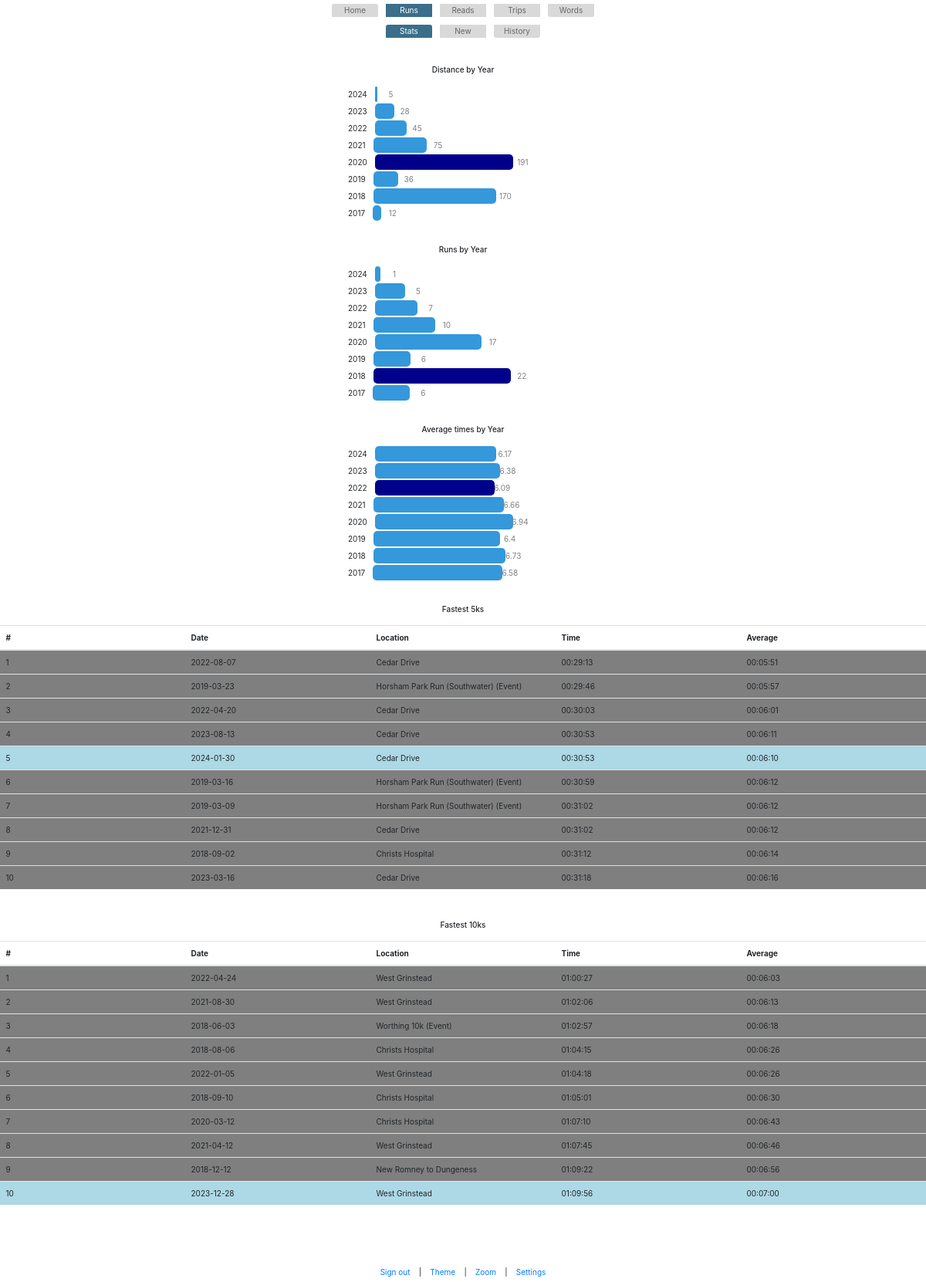
Page /runs/stats (signed in) on the committed database.
### app.py (models this page shows)
class Runs(db.Model):
    id = db.Column(db.Integer, primary_key=True)
    date = db.Column(db.String(20))
    time = db.Column(db.String(20))
    distance = db.Column(db.Integer)
    location = db.Column(db.String(50))
    date_added = db.Column(db.String(20))
    average_time_per_km = db.Column(db.String(50))

### app.py (the view)
@app.route('/runs/stats', methods=['GET', 'POST'])
@login_required
def runs_stats():
    runs = Runs.query.all()
    years_array = [run.date.split('-')[0] for run in runs]
    years_of_runs = f.group_and_rank(years_array,"FALSE", 1000)
    ave_array = [run.average_time_per_km for run in runs]
    ave_times_per_year = f.group_with_agg(years_array, ave_array, 100, "ave", "time", "lowest")
    distance_array = [run.distance for run in runs]
    total_distance_per_year_data = f.group_with_agg(years_array, distance_array, 100, "sum", "whole")
    list_5k = [run for run in runs if run.distance == 5]
    sorted_list_5k = sorted(list_5k, key=lambda x: x.time)[:10]
    latest = max(sorted_list_5k, key=lambda x: x.date)
    for run in sorted_list_5k:
        if run.date == latest.date:
            run.is_latest = "bar_Low"
        else:
            run.is_latest = "bar_None"
    list_10k = [run for run in runs if run.distance == 10]
    sorted_list_10k = sorted(list_10k, key=lambda x: x.time)[:10]
    latest = max(sorted_list_10k, key=lambda x: x.date)
    for run in sorted_list_10k:
        if run.date == latest.date:
            run.is_latest = "bar_Low"
        else:
            run.is_latest = "bar_None"
    return render_template('runs_stats.html',total_distance_per_year_data=total_distance_per_year_data,years_of_runs=years_of_runs,ave_times_per_year=ave_times_per_year,sorted_list_5k=sorted_list_5k,sorted_list_10k=sorted_list_10k)

### app.py (called while the page is built)
@login_manager.user_loader
def load_user(user_id):
    return User.query.get(int(user_id))

@app.before_request
def before_request():
    if not current_user.is_authenticated and request.endpoint not in ['login', 'static']:
        return redirect(url_for('login'))

### functions.py (called while the page is built)
def group_and_rank(categories, sort_by_count, top_number, highlight="highest"):
    category_counts = {}
    for category in categories:
        if category in category_counts:
            category_counts[category] += 1
        else:
            category_counts[category] = 1
    if sort_by_count == "TRUE":
        aggregated_array = sorted(list(category_counts.items()), key=lambda item: item[1], reverse=True)[:top_number]
    elif sort_by_count == "FALSE":
        aggregated_array = list(category_counts.items())
        aggregated_array = sorted(aggregated_array, key=lambda item: item[0], reverse=True)[:top_number]
    ranked_array = create_weights(aggregated_array, highlight)
    return ranked_array

def convert_time_to_float(time):
    total_seconds = time.total_seconds()
    total_minutes = total_seconds / 60
    return round(total_minutes, 2)  # rounding to 2 decimal places

def create_weights(data, highlight):
    max_val = max(val[1] for val in data)
    min_val = min(val[1] for val in data)
    weighted_data = []
    category = ""
    scale = 0.6
    for row in data:
        proportion = int((row[1]/max_val)*100)*scale
        if proportion == 100*scale:
            if highlight == "highest":
                category = "bar_High"
            else:
                category = "bar_Med"
        elif row[1] == min_val:
            if highlight == "lowest":
                category = "bar_High"
            else:
                category = "bar_Med"
        else:
             category = "bar_Med"
        weighted_row = [row[0], row[1], proportion, category]  # Include both original and proportion
        weighted_data.append(weighted_row)
    return weighted_data

### templates/runs_stats.html (shortened to what this page needs)
{% extends 'base.html' %}
{% block content %}
{% include 'base_runs.html' %}
<br/><br/>
    <h6 class="center">Distance by Year</h6>
    <br/>
    <div class="chart center">
        {% for year_values in total_distance_per_year_data %}
            <div class="bar-container">
                <div class="small-label">{{year_values[0]}}</div>
                <div class="bar {{year_values[3]}}" style="width: {{year_values[2]}}%">
                    <div class="value">{{year_values[1]}}</div>
                </div>
            </div>
        {% endfor %}
    </div>
    <br/><br/>
    <h6 class="center">Runs by Year</h6>
    <br/>
    <div class="chart center">
        {% for year_runs in years_of_runs %}
            <div class="bar-container">
                <div class="small-label">{{year_runs[0]}}</div>
                <div class="bar {{year_runs[3]}}" style="width: {{year_runs[2]}}%">
                    <div class="value">{{year_runs[1]}}</div>
                </div>
            </div>
        {% endfor %}
    </div>
    <br/><br/>
    <h6 class="center">Average times by Year</h6>
    <br/>
    <div class="chart center">
        {% for year_ave in ave_times_per_year %}
            <div class="bar-container">
                <div class="small-label">{{year_ave[0]}}</div>
                <div class="bar {{year_ave[3]}}" style="width: {{year_ave[2]}}%">
                    <div class="value">{{year_ave[1]}}</div>
                </div>
            </div>
        {% endfor %}
        </div>
    </div>
    <br/><br/>
    <h6 class="center">Fastest 5ks</h6>
    <br/>
        <table class="table override_table">
            <thead>
                <tr>
                    <th>#</th>
                    <th>Date</th>
                    <th>Location</th>
                    <th>Time</th>
                    <th>Average</th>
                </tr>
            </thead>
            <tbody>
                {% for runs in sorted_list_5k %}
                    <tr class="{{runs.is_latest}}">
                        <td>{{ loop.index }}</td>
                        <td>{{ runs.date }}</td>
                        <td>{{ runs.location }}</td>
                        <td>{{ runs.time }}</td>
                        <td>{{ runs.average_time_per_km }}</td>
                    </tr>
                {% endfor %}
            </tbody>
        </table>
        <br/><br/>
        <h6 class="center">Fastest 10ks</h6>
        <br/>
            <table class="table override_table">
                <thead>
                    <tr>
                        <th>#</th>
                        <th>Date</th>
                        <th>Location</th>
                        <th>Time</th>
                        <th>Average</th>
                    </tr>
                </thead>
                <tbody>
                    {% for runs in sorted_list_10k %}
                        <tr class="{{runs.is_latest}}">
                            <td>{{ loop.index }}</td>
                            <td>{{ runs.date }}</td>
                            <td>{{ runs.location }}</td>
                            <td>{{ runs.time }}</td>
                            <td>{{ runs.average_time_per_km }}</td>
                        </tr>
                    {% endfor %}
                </tbody>
            </table>
{% endblock %}

### static/my_override_style.css (style rules this page uses)
* { font-size: 6pt; }
body { display: none; }
@media screen and (min-width: 1000px) { * { font-size: 10px; } }
.center { text-align: center; margin: auto; }
.override_table { table-layout: fixed; }
.trips_stats_table th, td { width: 16.7%; }
.chart { width: 300px; }
.bar-container { display: flex; align-items: center; padding: 1px; min-width: 200px; }
.bar { height: 20px; border-radius: 5px; position: relative; }
.bar::before { content: attr(data-label); position: absolute; left: 10px; top: 50%; transform: translateY(-50%); color: #333; }
.value { position: absolute; right: -20px; top: 50%; transform: translateY(-50%); color: gray; }
.small-label { text-align: centre; font-size: 10px; margin-right: 10px; min-width: 20px; }
.bar_High { background-color: darkblue; }
.bar_Med { background-color: #3498db; }
.bar_Low { background-color: lightblue; }
.bar_None { background: rgba(0,0,0,0.5); }
td { vertical-align: middle; }
table { background-color:rgba(0, 0, 0, 0); }
th { background-color:rgba(0, 0, 0, 0); }

### rows in the picture
Runs: date "2022-08-07", location "Cedar Drive", time "00:29:13", average_time_per_km "00:05:51"
Runs: date "2019-03-23", location "Horsham Park Run (Southwater) (Event)", time "00:29:46", average_time_per_km "00:05:57"
Runs: date "2022-04-20", location "Cedar Drive", time "00:30:03", average_time_per_km "00:06:01"
Runs: date "2023-08-13", location "Cedar Drive", time "00:30:53", average_time_per_km "00:06:11"
Runs: date "2024-01-30", location "Cedar Drive", time "00:30:53", average_time_per_km "00:06:10"
Runs: date "2019-03-16", location "Horsham Park Run (Southwater) (Event)", time "00:30:59", average_time_per_km "00:06:12"
Runs: date "2019-03-09", location "Horsham Park Run (Southwater) (Event)", time "00:31:02", average_time_per_km "00:06:12"
Runs: date "2021-12-31", location "Cedar Drive", time "00:31:02", average_time_per_km "00:06:12"
Runs: date "2018-09-02", location "Christs Hospital", time "00:31:12", average_time_per_km "00:06:14"
Runs: date "2023-03-16", location "Cedar Drive", time "00:31:18", average_time_per_km "00:06:16"
Runs: date "2022-04-24", location "West Grinstead", time "01:00:27", average_time_per_km "00:06:03"
Runs: date "2021-08-30", location "West Grinstead", time "01:02:06", average_time_per_km "00:06:13"
Runs: date "2018-06-03", location "Worthing 10k (Event)", time "01:02:57", average_time_per_km "00:06:18"
Runs: date "2018-08-06", location "Christs Hospital", time "01:04:15", average_time_per_km "00:06:26"
Runs: date "2022-01-05", location "West Grinstead", time "01:04:18", average_time_per_km "00:06:26"
Runs: date "2018-09-10", location "Christs Hospital", time "01:05:01", average_time_per_km "00:06:30"
Runs: date "2020-03-12", location "Christs Hospital", time "01:07:10", average_time_per_km "00:06:43"
Runs: date "2021-04-12", location "West Grinstead", time "01:07:45", average_time_per_km "00:06:46"
Runs: date "2018-12-12", location "New Romney to Dungeness", time "01:09:22", average_time_per_km "00:06:56"
Runs: date "2023-12-28", location "West Grinstead", time "01:09:56", average_time_per_km "00:07:00"

### other values in the picture
{{ year_values[0] }} "2024" "2023" "2022" "2021" "2020" "2019" "2018" "2017"
{{ year_values[1] }} "5" "28" "45" "75" "191" "36" "170" "12"
{{ year_runs[0] }} "2024" "2023" "2022" "2021" "2020" "2019" "2018" "2017"
{{ year_runs[1] }} "1" "5" "7" "10" "17" "6" "22" "6"
{{ year_ave[0] }} "2024" "2023" "2022" "2021" "2020" "2019" "2018" "2017"
{{ year_ave[1] }} "6.17" "6.38" "6.09" "6.66" "6.94" "6.4" "6.73" "6.58"
